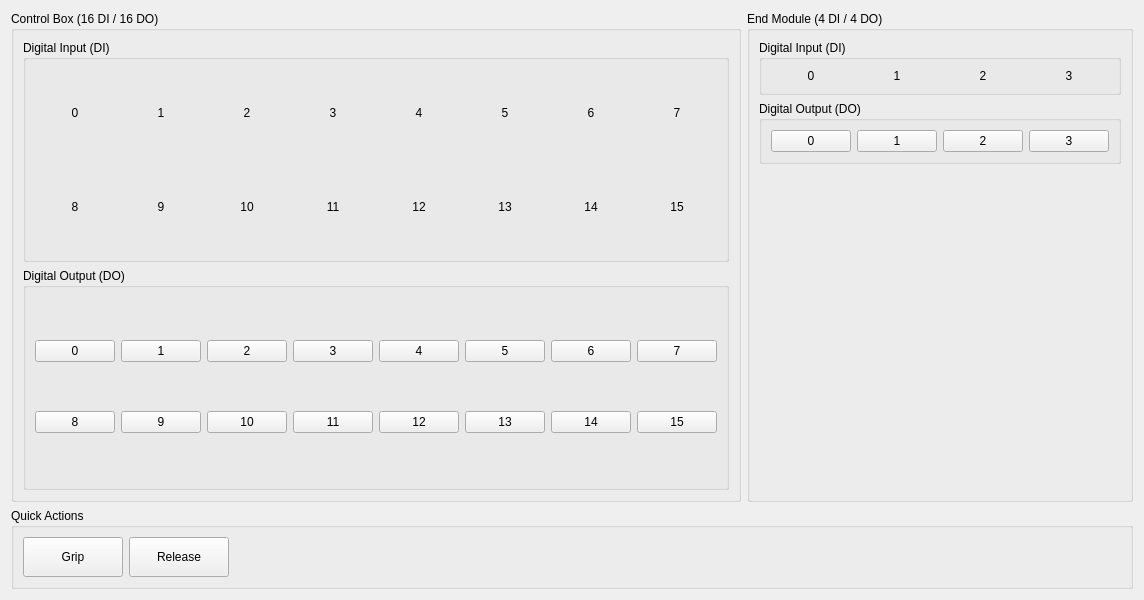
<?xml version="1.0" encoding="UTF-8"?>
<ui version="4.0">
 <class>IOControlTab</class>
 <widget class="QWidget" name="IOControlTab">
  <property name="geometry">
   <rect>
    <x>0</x>
    <y>0</y>
    <width>900</width>
    <height>600</height>
   </rect>
  </property>
  <property name="windowTitle">
   <string>IO Control</string>
  </property>
  <layout class="QVBoxLayout" name="verticalLayout">
   <item>
    <layout class="QHBoxLayout" name="horizontalLayout_main">
     <!-- Control Box Section -->
     <item>
      <widget class="QGroupBox" name="groupBox_controlBox">
       <property name="title">
        <string>Control Box (16 DI / 16 DO)</string>
       </property>
       <layout class="QVBoxLayout" name="verticalLayout_cb">
        <!-- DI Section -->
        <item>
         <widget class="QGroupBox" name="groupBox_cb_di">
          <property name="title">
           <string>Digital Input (DI)</string>
          </property>
          <layout class="QGridLayout" name="gridLayout_cb_di">
           <!-- DI 0-7 -->
           <item row="0" column="0"><widget class="QLabel" name="label_cb_di_0"><property name="text"><string>0</string></property><property name="alignment"><set>Qt::AlignCenter</set></property></widget></item>
           <item row="0" column="1"><widget class="QLabel" name="label_cb_di_1"><property name="text"><string>1</string></property><property name="alignment"><set>Qt::AlignCenter</set></property></widget></item>
           <item row="0" column="2"><widget class="QLabel" name="label_cb_di_2"><property name="text"><string>2</string></property><property name="alignment"><set>Qt::AlignCenter</set></property></widget></item>
           <item row="0" column="3"><widget class="QLabel" name="label_cb_di_3"><property name="text"><string>3</string></property><property name="alignment"><set>Qt::AlignCenter</set></property></widget></item>
           <item row="0" column="4"><widget class="QLabel" name="label_cb_di_4"><property name="text"><string>4</string></property><property name="alignment"><set>Qt::AlignCenter</set></property></widget></item>
           <item row="0" column="5"><widget class="QLabel" name="label_cb_di_5"><property name="text"><string>5</string></property><property name="alignment"><set>Qt::AlignCenter</set></property></widget></item>
           <item row="0" column="6"><widget class="QLabel" name="label_cb_di_6"><property name="text"><string>6</string></property><property name="alignment"><set>Qt::AlignCenter</set></property></widget></item>
           <item row="0" column="7"><widget class="QLabel" name="label_cb_di_7"><property name="text"><string>7</string></property><property name="alignment"><set>Qt::AlignCenter</set></property></widget></item>
           <!-- DI 8-15 -->
           <item row="1" column="0"><widget class="QLabel" name="label_cb_di_8"><property name="text"><string>8</string></property><property name="alignment"><set>Qt::AlignCenter</set></property></widget></item>
           <item row="1" column="1"><widget class="QLabel" name="label_cb_di_9"><property name="text"><string>9</string></property><property name="alignment"><set>Qt::AlignCenter</set></property></widget></item>
           <item row="1" column="2"><widget class="QLabel" name="label_cb_di_10"><property name="text"><string>10</string></property><property name="alignment"><set>Qt::AlignCenter</set></property></widget></item>
           <item row="1" column="3"><widget class="QLabel" name="label_cb_di_11"><property name="text"><string>11</string></property><property name="alignment"><set>Qt::AlignCenter</set></property></widget></item>
           <item row="1" column="4"><widget class="QLabel" name="label_cb_di_12"><property name="text"><string>12</string></property><property name="alignment"><set>Qt::AlignCenter</set></property></widget></item>
           <item row="1" column="5"><widget class="QLabel" name="label_cb_di_13"><property name="text"><string>13</string></property><property name="alignment"><set>Qt::AlignCenter</set></property></widget></item>
           <item row="1" column="6"><widget class="QLabel" name="label_cb_di_14"><property name="text"><string>14</string></property><property name="alignment"><set>Qt::AlignCenter</set></property></widget></item>
           <item row="1" column="7"><widget class="QLabel" name="label_cb_di_15"><property name="text"><string>15</string></property><property name="alignment"><set>Qt::AlignCenter</set></property></widget></item>
          </layout>
         </widget>
        </item>
        <!-- DO Section -->
        <item>
         <widget class="QGroupBox" name="groupBox_cb_do">
          <property name="title">
           <string>Digital Output (DO)</string>
          </property>
          <layout class="QGridLayout" name="gridLayout_cb_do">
           <!-- DO 0-7 -->
           <item row="0" column="0"><widget class="QPushButton" name="btn_cb_do_0"><property name="text"><string>0</string></property><property name="checkable"><bool>true</bool></property></widget></item>
           <item row="0" column="1"><widget class="QPushButton" name="btn_cb_do_1"><property name="text"><string>1</string></property><property name="checkable"><bool>true</bool></property></widget></item>
           <item row="0" column="2"><widget class="QPushButton" name="btn_cb_do_2"><property name="text"><string>2</string></property><property name="checkable"><bool>true</bool></property></widget></item>
           <item row="0" column="3"><widget class="QPushButton" name="btn_cb_do_3"><property name="text"><string>3</string></property><property name="checkable"><bool>true</bool></property></widget></item>
           <item row="0" column="4"><widget class="QPushButton" name="btn_cb_do_4"><property name="text"><string>4</string></property><property name="checkable"><bool>true</bool></property></widget></item>
           <item row="0" column="5"><widget class="QPushButton" name="btn_cb_do_5"><property name="text"><string>5</string></property><property name="checkable"><bool>true</bool></property></widget></item>
           <item row="0" column="6"><widget class="QPushButton" name="btn_cb_do_6"><property name="text"><string>6</string></property><property name="checkable"><bool>true</bool></property></widget></item>
           <item row="0" column="7"><widget class="QPushButton" name="btn_cb_do_7"><property name="text"><string>7</string></property><property name="checkable"><bool>true</bool></property></widget></item>
           <!-- DO 8-15 -->
           <item row="1" column="0"><widget class="QPushButton" name="btn_cb_do_8"><property name="text"><string>8</string></property><property name="checkable"><bool>true</bool></property></widget></item>
           <item row="1" column="1"><widget class="QPushButton" name="btn_cb_do_9"><property name="text"><string>9</string></property><property name="checkable"><bool>true</bool></property></widget></item>
           <item row="1" column="2"><widget class="QPushButton" name="btn_cb_do_10"><property name="text"><string>10</string></property><property name="checkable"><bool>true</bool></property></widget></item>
           <item row="1" column="3"><widget class="QPushButton" name="btn_cb_do_11"><property name="text"><string>11</string></property><property name="checkable"><bool>true</bool></property></widget></item>
           <item row="1" column="4"><widget class="QPushButton" name="btn_cb_do_12"><property name="text"><string>12</string></property><property name="checkable"><bool>true</bool></property></widget></item>
           <item row="1" column="5"><widget class="QPushButton" name="btn_cb_do_13"><property name="text"><string>13</string></property><property name="checkable"><bool>true</bool></property></widget></item>
           <item row="1" column="6"><widget class="QPushButton" name="btn_cb_do_14"><property name="text"><string>14</string></property><property name="checkable"><bool>true</bool></property></widget></item>
           <item row="1" column="7"><widget class="QPushButton" name="btn_cb_do_15"><property name="text"><string>15</string></property><property name="checkable"><bool>true</bool></property></widget></item>
          </layout>
         </widget>
        </item>
       </layout>
      </widget>
     </item>
     <!-- End Module Section -->
     <item>
      <widget class="QGroupBox" name="groupBox_endModule">
       <property name="title">
        <string>End Module (4 DI / 4 DO)</string>
       </property>
       <layout class="QVBoxLayout" name="verticalLayout_ee">
        <!-- DI Section -->
        <item>
         <widget class="QGroupBox" name="groupBox_ee_di">
          <property name="title">
           <string>Digital Input (DI)</string>
          </property>
          <layout class="QHBoxLayout" name="horizontalLayout_ee_di">
           <item><widget class="QLabel" name="label_ee_di_0"><property name="text"><string>0</string></property><property name="alignment"><set>Qt::AlignCenter</set></property></widget></item>
           <item><widget class="QLabel" name="label_ee_di_1"><property name="text"><string>1</string></property><property name="alignment"><set>Qt::AlignCenter</set></property></widget></item>
           <item><widget class="QLabel" name="label_ee_di_2"><property name="text"><string>2</string></property><property name="alignment"><set>Qt::AlignCenter</set></property></widget></item>
           <item><widget class="QLabel" name="label_ee_di_3"><property name="text"><string>3</string></property><property name="alignment"><set>Qt::AlignCenter</set></property></widget></item>
          </layout>
         </widget>
        </item>
        <!-- DO Section -->
        <item>
         <widget class="QGroupBox" name="groupBox_ee_do">
          <property name="title">
           <string>Digital Output (DO)</string>
          </property>
          <layout class="QHBoxLayout" name="horizontalLayout_ee_do">
           <item><widget class="QPushButton" name="btn_ee_do_0"><property name="text"><string>0</string></property><property name="checkable"><bool>true</bool></property></widget></item>
           <item><widget class="QPushButton" name="btn_ee_do_1"><property name="text"><string>1</string></property><property name="checkable"><bool>true</bool></property></widget></item>
           <item><widget class="QPushButton" name="btn_ee_do_2"><property name="text"><string>2</string></property><property name="checkable"><bool>true</bool></property></widget></item>
           <item><widget class="QPushButton" name="btn_ee_do_3"><property name="text"><string>3</string></property><property name="checkable"><bool>true</bool></property></widget></item>
          </layout>
         </widget>
        </item>
        <!-- Spacer -->
        <item>
         <spacer name="verticalSpacer_ee">
          <property name="orientation">
           <enum>Qt::Vertical</enum>
          </property>
          <property name="sizeHint" stdset="0">
           <size>
            <width>20</width>
            <height>40</height>
           </size>
          </property>
         </spacer>
        </item>
       </layout>
      </widget>
     </item>
    </layout>
   </item>
   <!-- Quick Actions -->
   <item>
    <widget class="QGroupBox" name="groupBox_quickActions">
     <property name="title">
      <string>Quick Actions</string>
     </property>
     <layout class="QHBoxLayout" name="horizontalLayout_quickActions">
      <item>
       <widget class="QPushButton" name="btn_grip">
        <property name="text">
         <string>Grip</string>
        </property>
        <property name="minimumSize">
         <size>
          <width>100</width>
          <height>40</height>
         </size>
        </property>
       </widget>
      </item>
      <item>
       <widget class="QPushButton" name="btn_release">
        <property name="text">
         <string>Release</string>
        </property>
        <property name="minimumSize">
         <size>
          <width>100</width>
          <height>40</height>
         </size>
        </property>
       </widget>
      </item>
      <item>
       <spacer name="horizontalSpacer_quickActions">
        <property name="orientation">
         <enum>Qt::Horizontal</enum>
        </property>
        <property name="sizeHint" stdset="0">
         <size>
          <width>40</width>
          <height>20</height>
         </size>
        </property>
       </spacer>
      </item>
     </layout>
    </widget>
   </item>
  </layout>
 </widget>
 <resources/>
 <connections/>
</ui>
